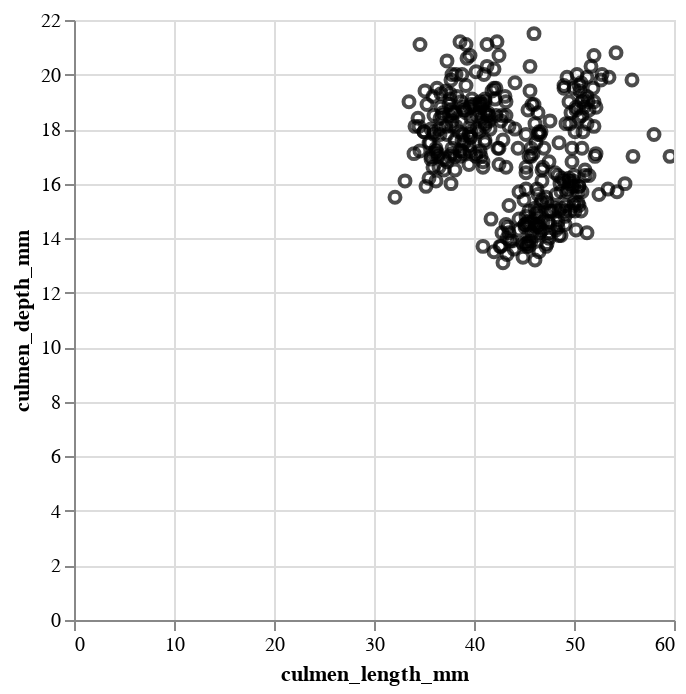

Here is the notebook cell this chart was saved with:
### Code cell
# change the color configuration
alt.Chart(df).mark_point(color = 'black').encode(
    x='culmen_length_mm',
    y='culmen_depth_mm',
    # color='species',
    # tooltip = ['species', 'culmen_length_mm', 'culmen_depth_mm'] #information when hover
).interactive()

### Figure 1 — Vega-Lite specification as saved in the notebook (floating-point values rounded to 4 significant figures; data arrays with more than 128 entries replaced by an {"elided": "..."} marker saying what was removed)
{"config": {"view": {"continuousWidth": 300, "continuousHeight": 300}}, "data": {"name": "data-29ff670c6cbc87fe6b8f9db2d10af5a1"}, "mark": {"type": "point", "color": "black"}, "encoding": {"x": {"field": "culmen_length_mm", "type": "quantitative"}, "y": {"field": "culmen_depth_mm", "type": "quantitative"}}, "params": [{"name": "param_4", "select": {"type": "interval", "encodings": ["x", "y"]}, "bind": "scales"}], "$schema": "https://vega.github.io/schema/vega-lite/v5.16.3.json", "datasets": {"data-29ff670c6cbc87fe6b8f9db2d10af5a1": {"elided": "344 records"}}}
